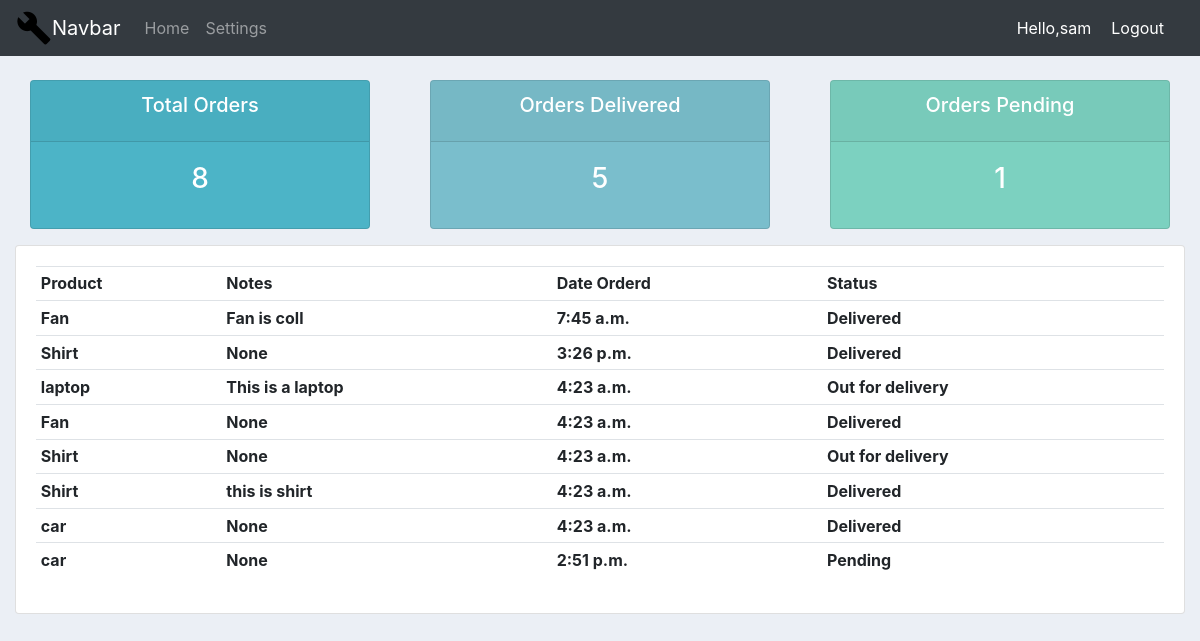
Screenshot of /user/ (signed in) with the database file from the repository.
### system/models.py (models this page shows, shortened)
class Order(models.Model):
    STATUS=(
        ('Pending','Pending'),
        ('Out for delivery','Out for delivery'),
        ('Delivered','Delivered'),
    )
    Customer=models.ForeignKey(customer,null=True,on_delete=models.SET_NULL)
    Products=models.ForeignKey(product,null=True,on_delete=models.SET_NULL)
    Status=models.CharField(max_length=100,null=True,choices=STATUS)
    date_created=models.TimeField(auto_now_add=True,null=True)
    note=models.CharField(max_length=1000,null=True)

class product(models.Model):
    CATEGORY=(
        ('Indoor','Indoor'),
        ('Outdoor','Outdoor'),
    )
    name=models.CharField(max_length=100,null=True)
    price=models.FloatField()
    category=models.CharField(max_length=100,null=True,choices=CATEGORY)
    description=models.CharField(max_length=200,null=True,blank=True)
    date_created=models.TimeField(auto_now_add=True,null=True)
    tags=models.ManyToManyField(Tag)
    def __str__(self):
        return self.name

### system/decorators.py (the view)
		def wrapper_func(request, *args, **kwargs):
			group = None
			if request.user.groups.exists():
				group = request.user.groups.all()[0].name
			if group in allowed_roles:
				return view_func(request, *args, **kwargs)
			else:
				return HttpResponse('You are not authorized to view this page')

### system/views.py (called while the page is built)
@login_required(login_url='login')
@allowed_users(allowed_roles=['customer'])
def userpage(request):
    order = request.user.customer.order_set.all()  #user bata customer ko obejct haru le ko
    total_orders = order.count()
    deliverd = order.filter(Status='Delivered').count()
    pending = order.filter(Status='Pending').count()
    context = {'order': order,
               'tot_orders': total_orders,
               'delivered': deliverd,
               'pending': pending
               }
    return render(request, 'system/userpage.html', context)

### system/templates/system/userpage.html
{% extends 'system/base.html' %}
{% block body %}
{% include 'system/status.html' %}
<div class="row">
	<div class="col-md">
		<div class="card card-body">
			<table class="table table-sm">
				<tr>
					<th>Product</th>
					<th>Notes</th>
					<th>Date Orderd</th>
					<th>Status</th>
				</tr>
				{%for i in order%}
				<tr>
					<th>{{i.Products}}</th>
					<th>{{i.note}}</th>
					<th>{{i.date_created}}</th>
					<th>{{i.Status}}</th>
				</tr>
				{%endfor%}
			</table>
		</div>
	</div>
</div>
{% endblock body %}

### system/templates/system/base.html (shortened to what this page needs)
{% load static %}
<!DOCTYPE html>
<html lang="en">
<head>
  <link rel="stylesheet" href="https://stackpath.bootstrapcdn.com/bootstrap/4.5.2/css/bootstrap.min.css"
>
  <link rel='stylesheet' type='text/css' href='{% static '/css/main.css'%}'>
</head>
<body>
  <nav class="navbar navbar-expand-lg navbar-dark bg-dark">
<img src='{% static 'images/logo.png'%}'>
  <a class="navbar-brand" href="/">Navbar</a>
  <div class="collapse navbar-collapse" id="navbarSupportedContent">
    <ul class="navbar-nav mr-auto">
      <li class="nav-item {% block home_active %}
      {% endblock home_active %}">
        <a class="nav-link" href="/">Home </a>
      </li>
      {%if request.user.is_staff%}
      <li class="nav-item {% block product_active %}
      {% endblock product_active %}">
        <a class="nav-link" href="/products">Products </a>
      </li>
      {%else%}
       <li class="nav-item {% block settings_active %}
      {% endblock settings_active %}">
        <a class="nav-link" href="{%url 'settingpage'%}">Settings </a>
      </li>
    {% endif %}
  </div>
  <span class="hello">Hello,{{request.user}}</span>
  <span><a href="{%url 'logout'%}" class="hello">Logout</a></span>
</nav>
  <div class="container-fluid">
  {% block body %}{% endblock body %}
</div>
</body>
</html>

### static/css/main.css (style rules this page uses)
body { background-color: #ebeff5; }

### system/templates/system/base.html (style rules this page uses)
.hello { color: #fff; margin-right:20px; }

### rows the page displays
Order: Products "Fan", note "Fan is coll", date_created "7:45 a.m.", Status "Delivered"
Order: Products "Shirt", note "None", date_created "3:26 p.m.", Status "Delivered"
Order: Products "laptop", note "This is a laptop", date_created "4:23 a.m.", Status "Out for delivery"
Order: Products "Fan", note "None", date_created "4:23 a.m.", Status "Delivered"
Order: Products "Shirt", note "None", date_created "4:23 a.m.", Status "Out for delivery"
Order: Products "Shirt", note "this is shirt", date_created "4:23 a.m.", Status "Delivered"
Order: Products "car", note "None", date_created "4:23 a.m.", Status "Delivered"
Order: Products "car", note "None", date_created "2:51 p.m.", Status "Pending"

### other values shown
{{ request.user }} "sam"
{{ tot_orders }} "8"
{{ delivered }} "5"
{{ pending }} "1"
